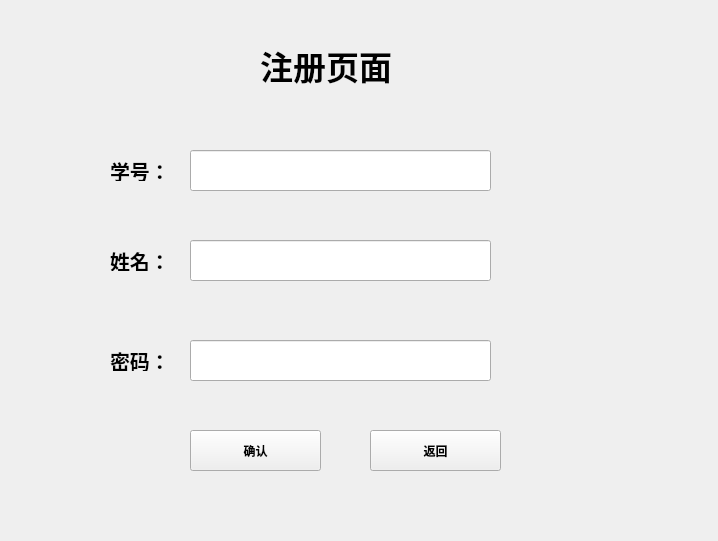
<?xml version="1.0" encoding="UTF-8"?>
<ui version="4.0">
 <class>Register</class>
 <widget class="QWidget" name="Register">
  <property name="geometry">
   <rect>
    <x>0</x>
    <y>0</y>
    <width>718</width>
    <height>541</height>
   </rect>
  </property>
  <property name="windowTitle">
   <string>Form</string>
  </property>
  <widget class="QLabel" name="label">
   <property name="geometry">
    <rect>
     <x>260</x>
     <y>40</y>
     <width>171</width>
     <height>51</height>
    </rect>
   </property>
   <property name="font">
    <font>
     <pointsize>25</pointsize>
     <weight>75</weight>
     <bold>true</bold>
    </font>
   </property>
   <property name="text">
    <string>注册页面</string>
   </property>
  </widget>
  <widget class="QLabel" name="label_2">
   <property name="geometry">
    <rect>
     <x>110</x>
     <y>160</y>
     <width>71</width>
     <height>21</height>
    </rect>
   </property>
   <property name="font">
    <font>
     <pointsize>15</pointsize>
     <weight>75</weight>
     <bold>true</bold>
    </font>
   </property>
   <property name="text">
    <string>学号：</string>
   </property>
  </widget>
  <widget class="QLabel" name="label_3">
   <property name="geometry">
    <rect>
     <x>110</x>
     <y>250</y>
     <width>71</width>
     <height>21</height>
    </rect>
   </property>
   <property name="font">
    <font>
     <pointsize>15</pointsize>
     <weight>75</weight>
     <bold>true</bold>
    </font>
   </property>
   <property name="text">
    <string>姓名：</string>
   </property>
  </widget>
  <widget class="QLabel" name="label_4">
   <property name="geometry">
    <rect>
     <x>110</x>
     <y>350</y>
     <width>71</width>
     <height>21</height>
    </rect>
   </property>
   <property name="font">
    <font>
     <pointsize>15</pointsize>
     <weight>75</weight>
     <bold>true</bold>
    </font>
   </property>
   <property name="text">
    <string>密码：</string>
   </property>
  </widget>
  <widget class="QLineEdit" name="IDLine">
   <property name="geometry">
    <rect>
     <x>190</x>
     <y>150</y>
     <width>301</width>
     <height>41</height>
    </rect>
   </property>
  </widget>
  <widget class="QLineEdit" name="NameLine">
   <property name="geometry">
    <rect>
     <x>190</x>
     <y>240</y>
     <width>301</width>
     <height>41</height>
    </rect>
   </property>
  </widget>
  <widget class="QLineEdit" name="PsdLine">
   <property name="geometry">
    <rect>
     <x>190</x>
     <y>340</y>
     <width>301</width>
     <height>41</height>
    </rect>
   </property>
  </widget>
  <widget class="QPushButton" name="confirmBtn">
   <property name="geometry">
    <rect>
     <x>190</x>
     <y>430</y>
     <width>131</width>
     <height>41</height>
    </rect>
   </property>
   <property name="font">
    <font>
     <weight>75</weight>
     <bold>true</bold>
    </font>
   </property>
   <property name="text">
    <string>确认</string>
   </property>
  </widget>
  <widget class="QPushButton" name="backBtn">
   <property name="geometry">
    <rect>
     <x>370</x>
     <y>430</y>
     <width>131</width>
     <height>41</height>
    </rect>
   </property>
   <property name="font">
    <font>
     <weight>75</weight>
     <bold>true</bold>
    </font>
   </property>
   <property name="text">
    <string>返回</string>
   </property>
  </widget>
 </widget>
 <resources/>
 <connections/>
</ui>
